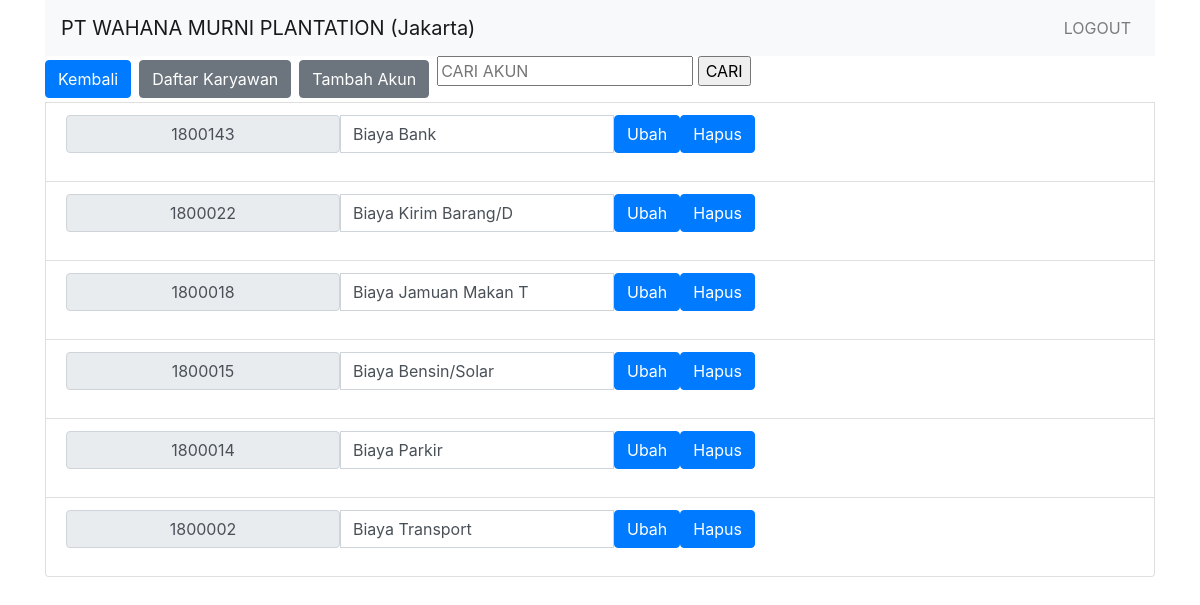
The page /akun.php on the database its author committed.
### tables this page shows
CREATE TABLE `akun` (
  `kodeakun` varchar(10) NOT NULL,
  `nama` varchar(20) NOT NULL
);

### akun.php (the view, shortened to what this page needs)
<link rel="stylesheet" href="css/bootstrap.min.css">
	<div class="container">
<?php
include 'koneksi.php';
include 'navbar.php';
echo '<div class="btn-group mr-2" role="group" ><a href="index.php"><button type="button" class="btn btn-primary" >Kembali</button></a></div>';
echo '<div class="btn-group mr-2" role="group" > <a class="btn btn-secondary" href="peminjamlist.php">Daftar Karyawan</a> </div>';
echo '<div class="btn-group mr-2" role="group" > <a class="btn btn-secondary" href="akuntambah.html">Tambah Akun</a> </div>';
echo '<div class="btn-group mr-2" role="group" >
		<form method="GET" action="akun.php">
			<input class="textinput1" name="keyword" placeholder="CARI AKUN" type="text">
			<input class="button1" type="submit" value="CARI">
		</form>
	 </div>';
$con = new mysqli($host, $dbid, $dbpass, $dbname);
if (isset($_GET['keyword']) && $_GET['keyword']!='') {
	$keyword =  $_GET['keyword'] ;
	$stmt = $con->prepare( "SELECT kodeakun, nama FROM akun WHERE kodeakun LIKE '%$keyword%' ORDER BY kodeakun DESC" ); $stmt->execute();
}else{
	$stmt = $con->prepare( "SELECT kodeakun, nama FROM akun ORDER BY kodeakun DESC" ); $stmt->execute();
}
$result = $stmt->get_result();
?>
<?php
while($row = mysqli_fetch_assoc($result)) {
	echo '
		<li class="list-group-item d-flex justify-content-between align-items-center">
			<form action="akunubah.php"method="POST">
				<div class="input-group">
				<input type="text" name="kodeakun" class="input-group-text" value="'.$row["kodeakun"].'" readonly>
				<input type="text" name="nama" class="form-control" value="'.$row["nama"].'"  >
				<button type="submit" class="btn btn-primary" onclick="return confirm()" >Ubah</button>
				<a href="akunhapus.php?kodeakun='.$row["kodeakun"].'"><button type="button" class="btn btn-primary" onclick="return confirm()" >Hapus</button></a>
				</div>
			</form>
		</li>
	';
}
?>
</div>

### navbar.php (shortened to what this page needs)
<nav class="navbar navbar-expand-lg navbar-light bg-light">
<a class="navbar-brand" href="index.php">PT WAHANA MURNI PLANTATION (Jakarta)</a>
<div class="collapse navbar-collapse" id="navbarNavAltMarkup">
	<div class="navbar-nav ml-auto">
		<a class="nav-item nav-link" href="profileedit.php"><?php echo $nama; ?></a>
		<a class="nav-item nav-link" href="logout.php">LOGOUT</a>
	</div>
</div>
</nav>

### rows shown on the page
akun: kodeakun "1800143", nama "Biaya Bank"
akun: kodeakun "1800022", nama "Biaya Kirim Barang/D"
akun: kodeakun "1800018", nama "Biaya Jamuan Makan T"
akun: kodeakun "1800015", nama "Biaya Bensin/Solar"
akun: kodeakun "1800014", nama "Biaya Parkir"
akun: kodeakun "1800002", nama "Biaya Transport"
